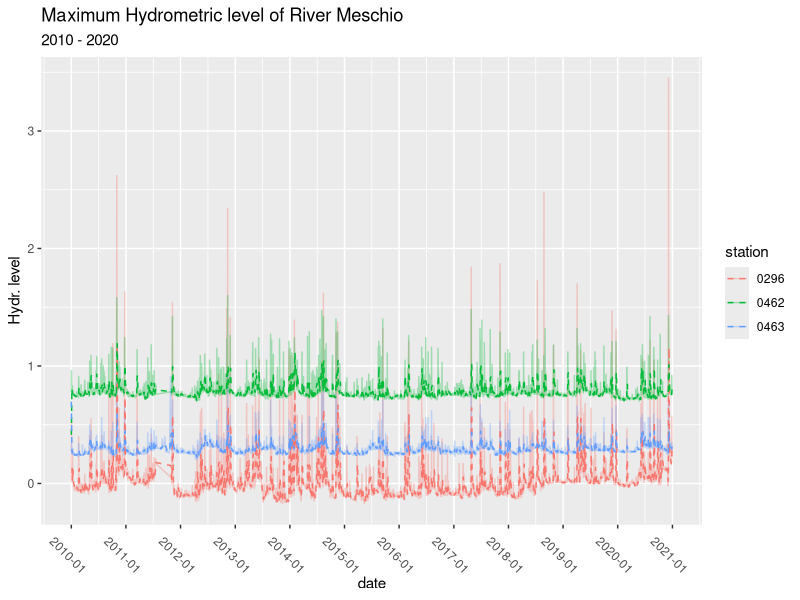

Source code (R):
library(readr)
library(dplyr)
library(ggplot2)
library(zoo)
data <- read_csv('data/long_df.csv' )


data %>% 
  filter(lev_type == 'MAX') %>% 
  arrange(station, date) %>% 
  mutate(ma=rollapply(level, 5, mean, align = 'right', fill=NA)) %>% 
  ggplot() + 
   geom_line(mapping=aes(date, level, color = station), alpha = 1/3) + 
   geom_line(mapping=aes(date, ma, color = station), linetype=2) +
   scale_x_date(date_breaks = "1 years", date_labels = '%Y-%m') +
   theme(axis.text.x = element_text(angle=-45)) +
   labs(title = 'Maximum Hydrometric level of River Meschio', subtitle = '2010 - 2020', y = 'Hydr. level')  

